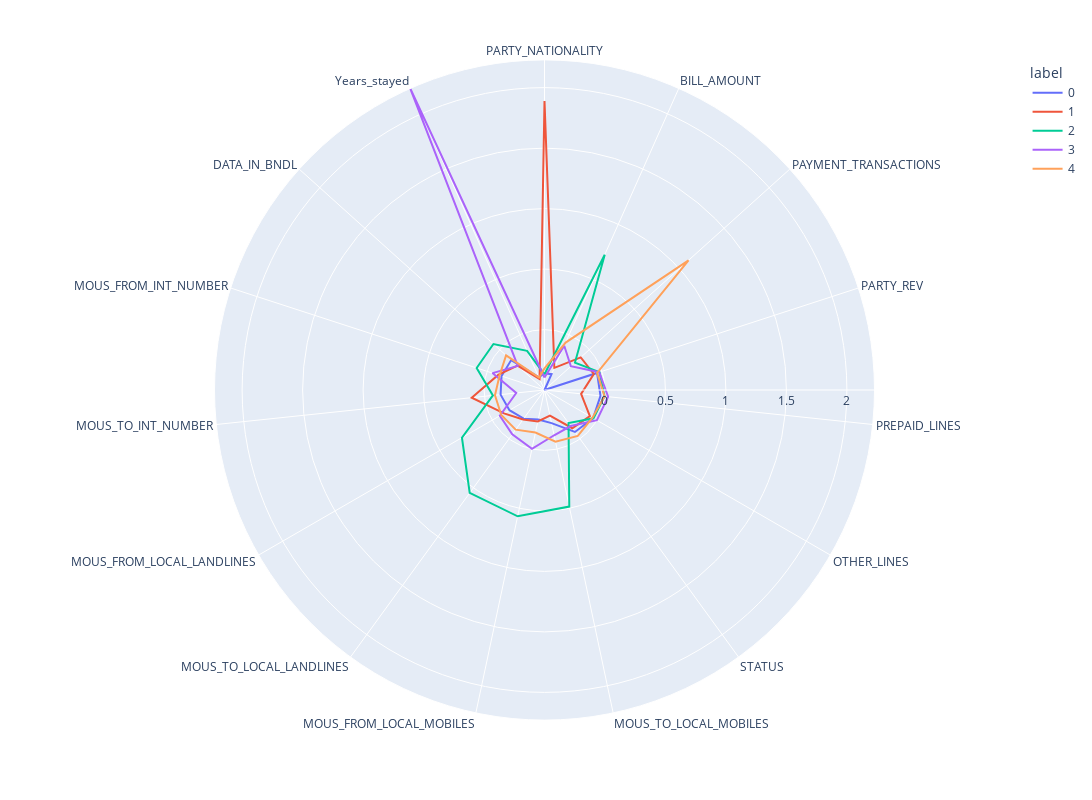
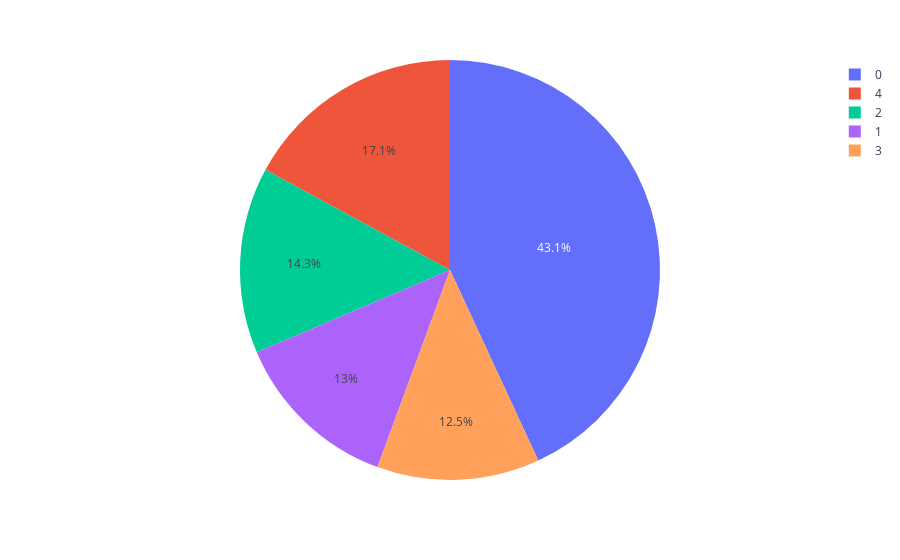

The code cell stored with these charts, in order, in its notebook:
### Code cell
#Transformed dataframe labeled 
df = pd.DataFrame(clustering(x, clusters_number))
#Main clustering polar graph
polar=df.groupby("label").mean().reset_index()
polar=pd.melt(polar,id_vars=["label"])
fig0 = px.line_polar(polar, r="value", theta="variable", color="label", line_close=True,height=800,width=1400)
fig0.show()
fig0.write_image(f'main_cluster_img.png')
#Main clustering pie plot to see clustering distribution
pie0=df.groupby('label').size().reset_index()
pie0.columns=['label','value']
pie0 = px.pie(pie0,values='value',names='label')
pie0.show()
pie0.write_image(f'main_cluster_distribution.png')

### Figure 1 — Plotly figure (JSON) as saved in the notebook; plotly's stock layout.template omitted (floating-point values rounded to 4 significant figures)
{"data": [{"hovertemplate": "label=0<br>value=%{r}<br>variable=%{theta}<extra></extra>", "legendgroup": "0", "line": {"color": "#636efa", "dash": "solid"}, "marker": {"symbol": "circle"}, "mode": "lines", "name": "0", "r": [-0.3609, -0.3562, -0.4992, -0.04281, -0.03404, -0.03504, -0.07083, -0.2192, -0.25, -0.2066, -0.1648, -0.1342, -0.1258, -0.1291, -0.3852, -0.3609], "showlegend": true, "subplot": "polar", "theta": ["PARTY_NATIONALITY", "BILL_AMOUNT", "PAYMENT_TRANSACTIONS", "PARTY_REV", "PREPAID_LINES", "OTHER_LINES", "STATUS", "MOUS_TO_LOCAL_MOBILES", "MOUS_FROM_LOCAL_MOBILES", "MOUS_TO_LOCAL_LANDLINES", "MOUS_FROM_LOCAL_LANDLINES", "MOUS_TO_INT_NUMBER", "MOUS_FROM_INT_NUMBER", "DATA_IN_BNDL", "Years_stayed", "PARTY_NATIONALITY"], "type": "scatterpolar"}, {"hovertemplate": "label=1<br>value=%{r}<br>variable=%{theta}<extra></extra>", "legendgroup": "1", "line": {"color": "#EF553B", "dash": "solid"}, "marker": {"symbol": "circle"}, "mode": "lines", "name": "1", "r": [1.89, -0.2991, -0.09615, -0.07048, -0.195, -0.06611, -0.1088, -0.2824, -0.234, -0.1971, -0.113, 0.1055, -0.09639, -0.1987, -0.399, 1.89], "showlegend": true, "subplot": "polar", "theta": ["PARTY_NATIONALITY", "BILL_AMOUNT", "PAYMENT_TRANSACTIONS", "PARTY_REV", "PREPAID_LINES", "OTHER_LINES", "STATUS", "MOUS_TO_LOCAL_MOBILES", "MOUS_FROM_LOCAL_MOBILES", "MOUS_TO_LOCAL_LANDLINES", "MOUS_FROM_LOCAL_LANDLINES", "MOUS_TO_INT_NUMBER", "MOUS_FROM_INT_NUMBER", "DATA_IN_BNDL", "Years_stayed", "PARTY_NATIONALITY"], "type": "scatterpolar"}, {"hovertemplate": "label=2<br>value=%{r}<br>variable=%{theta}<extra></extra>", "legendgroup": "2", "line": {"color": "#00cc96", "dash": "solid"}, "marker": {"symbol": "circle"}, "mode": "lines", "name": "2", "r": [-0.3694, 0.7245, -0.1602, -0.02076, -0.001042, -0.03179, -0.1612, 0.4857, 0.5679, 0.5526, 0.2886, -0.07042, 0.09046, 0.06887, -0.1452, -0.3694], "showlegend": true, "subplot": "polar", "theta": ["PARTY_NATIONALITY", "BILL_AMOUNT", "PAYMENT_TRANSACTIONS", "PARTY_REV", "PREPAID_LINES", "OTHER_LINES", "STATUS", "MOUS_TO_LOCAL_MOBILES", "MOUS_FROM_LOCAL_MOBILES", "MOUS_TO_LOCAL_LANDLINES", "MOUS_FROM_LOCAL_LANDLINES", "MOUS_TO_INT_NUMBER", "MOUS_FROM_INT_NUMBER", "DATA_IN_BNDL", "Years_stayed", "PARTY_NATIONALITY"], "type": "scatterpolar"}, {"hovertemplate": "label=3<br>value=%{r}<br>variable=%{theta}<extra></extra>", "legendgroup": "3", "line": {"color": "#ab63fa", "dash": "solid"}, "marker": {"symbol": "circle"}, "mode": "lines", "name": "3", "r": [-0.3956, -0.09833, -0.206, -0.02359, 0.0293, 0.0008795, -0.1309, -0.1167, -0.001551, -0.04567, -0.07323, -0.2643, -0.04728, -0.2021, 2.228, -0.3956], "showlegend": true, "subplot": "polar", "theta": ["PARTY_NATIONALITY", "BILL_AMOUNT", "PAYMENT_TRANSACTIONS", "PARTY_REV", "PREPAID_LINES", "OTHER_LINES", "STATUS", "MOUS_TO_LOCAL_MOBILES", "MOUS_FROM_LOCAL_MOBILES", "MOUS_TO_LOCAL_LANDLINES", "MOUS_FROM_LOCAL_LANDLINES", "MOUS_TO_INT_NUMBER", "MOUS_FROM_INT_NUMBER", "DATA_IN_BNDL", "Years_stayed", "PARTY_NATIONALITY"], "type": "scatterpolar"}, {"hovertemplate": "label=4<br>value=%{r}<br>variable=%{theta}<extra></extra>", "legendgroup": "4", "line": {"color": "#FFA15A", "dash": "solid"}, "marker": {"symbol": "circle"}, "mode": "lines", "name": "4", "r": [-0.3205, -0.07014, 1.102, -0.04217, -4.383e-05, -0.04129, -0.03077, -0.06287, -0.1394, -0.0938, -0.08656, -0.08764, -0.1087, -0.07188, -0.3875, -0.3205], "showlegend": true, "subplot": "polar", "theta": ["PARTY_NATIONALITY", "BILL_AMOUNT", "PAYMENT_TRANSACTIONS", "PARTY_REV", "PREPAID_LINES", "OTHER_LINES", "STATUS", "MOUS_TO_LOCAL_MOBILES", "MOUS_FROM_LOCAL_MOBILES", "MOUS_TO_LOCAL_LANDLINES", "MOUS_FROM_LOCAL_LANDLINES", "MOUS_TO_INT_NUMBER", "MOUS_FROM_INT_NUMBER", "DATA_IN_BNDL", "Years_stayed", "PARTY_NATIONALITY"], "type": "scatterpolar"}], "layout": {"height": 800, "legend": {"title": {"text": "label"}, "tracegroupgap": 0}, "margin": {"t": 60}, "polar": {"angularaxis": {"direction": "clockwise", "rotation": 90}, "domain": {"x": [0, 1], "y": [0, 1]}}, "width": 1400}}

### Figure 2 — Plotly figure (JSON) as saved in the notebook; plotly's stock layout.template omitted (floating-point values rounded to 4 significant figures)
{"data": [{"domain": {"x": [0, 1], "y": [0, 1]}, "hovertemplate": "label=%{label}<br>value=%{value}<extra></extra>", "labels": [0, 1, 2, 3, 4], "legendgroup": "", "name": "", "showlegend": true, "type": "pie", "values": [424429, 127874, 141081, 123259, 168241]}], "layout": {"legend": {"tracegroupgap": 0}, "margin": {"t": 60}}}
